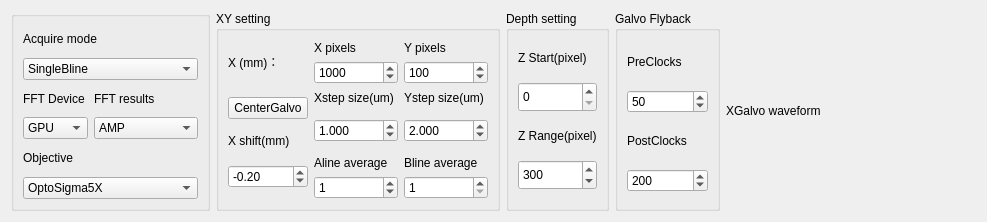
        <widget class="QWidget" name="FOVTab">
         <attribute name="title">
          <string>FOV</string>
         </attribute>
         <layout class="QHBoxLayout" name="horizontalLayout_2">
          <item>
           <widget class="QGroupBox" name="AcquireModeBox">
            <property name="maximumSize">
             <size>
              <width>400</width>
              <height>400</height>
             </size>
            </property>
            <property name="title">
             <string/>
            </property>
            <layout class="QGridLayout" name="gridLayout_3">
             <item row="0" column="0" colspan="2">
              <widget class="QLabel" name="ACQModeLabel">
               <property name="text">
                <string>Acquire mode</string>
               </property>
              </widget>
             </item>
             <item row="1" column="0" colspan="2">
              <widget class="QComboBox" name="ACQMode">
               <item>
                <property name="text">
                 <string>SingleBline</string>
                </property>
               </item>
               <item>
                <property name="text">
                 <string>RptBline</string>
                </property>
               </item>
               <item>
                <property name="text">
                 <string>SingleAline</string>
                </property>
               </item>
               <item>
                <property name="text">
                 <string>RptAline</string>
                </property>
               </item>
               <item>
                <property name="text">
                 <string>SingleCscan</string>
                </property>
               </item>
               <item>
                <property name="text">
                 <string>SurfScan</string>
                </property>
               </item>
               <item>
                <property name="text">
                 <string>SurfScan+Slice</string>
                </property>
               </item>
               <item>
                <property name="text">
                 <string>SingleSlice</string>
                </property>
               </item>
               <item>
                <property name="text">
                 <string>RptSlice</string>
                </property>
               </item>
              </widget>
             </item>
             <item row="2" column="0">
              <widget class="QLabel" name="FFTDeviceLabel">
               <property name="text">
                <string>FFT Device</string>
               </property>
              </widget>
             </item>
             <item row="2" column="1">
              <widget class="QLabel" name="FFTResultsLabel">
               <property name="text">
                <string>FFT results</string>
               </property>
              </widget>
             </item>
             <item row="3" column="0">
              <widget class="QComboBox" name="FFTDevice">
               <item>
                <property name="text">
                 <string>GPU</string>
                </property>
               </item>
               <item>
                <property name="text">
                 <string>CPU</string>
                </property>
               </item>
               <item>
                <property name="text">
                 <string>Alazar</string>
                </property>
               </item>
               <item>
                <property name="text">
                 <string>None</string>
                </property>
               </item>
              </widget>
             </item>
             <item row="3" column="1">
              <widget class="QComboBox" name="FFTresults">
               <item>
                <property name="text">
                 <string>AMP</string>
                </property>
               </item>
               <item>
                <property name="text">
                 <string>AMP+PHASE</string>
                </property>
               </item>
              </widget>
             </item>
             <item row="4" column="0" colspan="2">
              <widget class="QLabel" name="ObjectiveLabel">
               <property name="text">
                <string>Objective</string>
               </property>
              </widget>
             </item>
             <item row="5" column="0" colspan="2">
              <widget class="QComboBox" name="Objective">
               <item>
                <property name="text">
                 <string>OptoSigma5X</string>
                </property>
               </item>
               <item>
                <property name="text">
                 <string>OptoSigma10X</string>
                </property>
               </item>
               <item>
                <property name="text">
                 <string>OptoSigma20X</string>
                </property>
               </item>
              </widget>
             </item>
            </layout>
           </widget>
          </item>
          <item>
           <widget class="QGroupBox" name="groupBox">
            <property name="maximumSize">
             <size>
              <width>600</width>
              <height>400</height>
             </size>
            </property>
            <property name="title">
             <string>XY setting</string>
            </property>
            <layout class="QGridLayout" name="gridLayout_12">
             <item row="2" column="0" rowspan="2">
              <widget class="QPushButton" name="CenterGalvo">
               <property name="autoFillBackground">
                <bool>false</bool>
               </property>
               <property name="text">
                <string>CenterGalvo</string>
               </property>
               <property name="checkable">
                <bool>false</bool>
               </property>
              </widget>
             </item>
             <item row="6" column="2">
              <widget class="QSpinBox" name="BlineAVG">
               <property name="whatsThis">
                <string extracomment="bline average"/>
               </property>
               <property name="minimum">
                <number>1</number>
               </property>
               <property name="maximum">
                <number>10000</number>
               </property>
              </widget>
             </item>
             <item row="5" column="2">
              <widget class="QLabel" name="BlineAvgLabel">
               <property name="text">
                <string>Bline average</string>
               </property>
              </widget>
             </item>
             <item row="1" column="1">
              <widget class="QSpinBox" name="Xsteps">
               <property name="wrapping">
                <bool>false</bool>
               </property>
               <property name="minimum">
                <number>1</number>
               </property>
               <property name="maximum">
                <number>100000</number>
               </property>
               <property name="singleStep">
                <number>100</number>
               </property>
               <property name="value">
                <number>1000</number>
               </property>
              </widget>
             </item>
             <item row="1" column="2">
              <widget class="QSpinBox" name="Ysteps">
               <property name="wrapping">
                <bool>false</bool>
               </property>
               <property name="minimum">
                <number>1</number>
               </property>
               <property name="maximum">
                <number>100000</number>
               </property>
               <property name="value">
                <number>100</number>
               </property>
              </widget>
             </item>
             <item row="6" column="1">
              <widget class="QSpinBox" name="AlineAVG">
               <property name="maximum">
                <number>10000</number>
               </property>
               <property name="value">
                <number>1</number>
               </property>
              </widget>
             </item>
             <item row="3" column="2" rowspan="2">
              <widget class="QDoubleSpinBox" name="YStepSize">
               <property name="decimals">
                <number>3</number>
               </property>
               <property name="minimum">
                <double>0.000000000000000</double>
               </property>
               <property name="maximum">
                <double>10000.000000000000000</double>
               </property>
               <property name="value">
                <double>2.000000000000000</double>
               </property>
              </widget>
             </item>
             <item row="4" column="0">
              <widget class="QLabel" name="XBiasLabel">
               <property name="text">
                <string>X shift(mm)</string>
               </property>
              </widget>
             </item>
             <item row="0" column="0" rowspan="2">
              <widget class="QLabel" name="XrangeLabel">
               <property name="maximumSize">
                <size>
                 <width>16777215</width>
                 <height>30</height>
                </size>
               </property>
               <property name="text">
                <string>X (mm)：</string>
               </property>
              </widget>
             </item>
             <item row="2" column="2">
              <widget class="QLabel" name="YStepsizeLabel">
               <property name="text">
                <string>Ystep size(um)</string>
               </property>
              </widget>
             </item>
             <item row="5" column="0" rowspan="2">
              <widget class="QDoubleSpinBox" name="XBias">
               <property name="minimum">
                <double>-100.000000000000000</double>
               </property>
               <property name="singleStep">
                <double>0.100000000000000</double>
               </property>
               <property name="value">
                <double>-0.200000000000000</double>
               </property>
              </widget>
             </item>
             <item row="0" column="1">
              <widget class="QLabel" name="XstepsLabel">
               <property name="text">
                <string>X pixels</string>
               </property>
              </widget>
             </item>
             <item row="2" column="1">
              <widget class="QLabel" name="XStepsizeLabel">
               <property name="text">
                <string>Xstep size(um)</string>
               </property>
              </widget>
             </item>
             <item row="5" column="1">
              <widget class="QLabel" name="AlineAvgLabel">
               <property name="text">
                <string>Aline average</string>
               </property>
              </widget>
             </item>
             <item row="0" column="2">
              <widget class="QLabel" name="YstepsLabel">
               <property name="text">
                <string>Y pixels</string>
               </property>
              </widget>
             </item>
             <item row="3" column="1" rowspan="2">
              <widget class="QDoubleSpinBox" name="XStepSize">
               <property name="decimals">
                <number>3</number>
               </property>
               <property name="minimum">
                <double>0.000000000000000</double>
               </property>
               <property name="maximum">
                <double>10000.000000000000000</double>
               </property>
               <property name="value">
                <double>1.000000000000000</double>
               </property>
              </widget>
             </item>
            </layout>
           </widget>
          </item>
          <item>
           <widget class="QGroupBox" name="DepthBox">
            <property name="maximumSize">
             <size>
              <width>300</width>
              <height>400</height>
             </size>
            </property>
            <property name="title">
             <string>Depth setting</string>
            </property>
            <layout class="QGridLayout" name="gridLayout_4">
             <item row="0" column="0">
              <widget class="QLabel" name="DepthStartLabel">
               <property name="maximumSize">
                <size>
                 <width>150</width>
                 <height>20</height>
                </size>
               </property>
               <property name="text">
                <string>Z Start(pixel)</string>
               </property>
              </widget>
             </item>
             <item row="1" column="0">
              <widget class="QSpinBox" name="DepthStart">
               <property name="maximumSize">
                <size>
                 <width>150</width>
                 <height>30</height>
                </size>
               </property>
               <property name="minimum">
                <number>0</number>
               </property>
               <property name="maximum">
                <number>10000</number>
               </property>
              </widget>
             </item>
             <item row="2" column="0">
              <widget class="QLabel" name="DepthRangeLabel">
               <property name="maximumSize">
                <size>
                 <width>150</width>
                 <height>20</height>
                </size>
               </property>
               <property name="text">
                <string>Z Range(pixel)</string>
               </property>
              </widget>
             </item>
             <item row="3" column="0">
              <widget class="QSpinBox" name="DepthRange">
               <property name="maximumSize">
                <size>
                 <width>150</width>
                 <height>30</height>
                </size>
               </property>
               <property name="whatsThis">
                <string extracomment="bline average"/>
               </property>
               <property name="minimum">
                <number>0</number>
               </property>
               <property name="maximum">
                <number>10000</number>
               </property>
               <property name="value">
                <number>300</number>
               </property>
              </widget>
             </item>
            </layout>
           </widget>
          </item>
          <item>
           <widget class="QGroupBox" name="FlybackBox">
            <property name="maximumSize">
             <size>
              <width>300</width>
              <height>600</height>
             </size>
            </property>
            <property name="title">
             <string>Galvo Flyback</string>
            </property>
            <layout class="QVBoxLayout" name="verticalLayout_13">
             <item>
              <widget class="QLabel" name="PreclockLabel">
               <property name="maximumSize">
                <size>
                 <width>16777215</width>
                 <height>30</height>
                </size>
               </property>
               <property name="text">
                <string>PreClocks</string>
               </property>
              </widget>
             </item>
             <item>
              <widget class="QSpinBox" name="PreClock">
               <property name="maximum">
                <number>10000</number>
               </property>
               <property name="value">
                <number>50</number>
               </property>
              </widget>
             </item>
             <item>
              <widget class="QLabel" name="PostClockLabel">
               <property name="maximumSize">
                <size>
                 <width>16777215</width>
                 <height>30</height>
                </size>
               </property>
               <property name="text">
                <string>PostClocks</string>
               </property>
              </widget>
             </item>
             <item>
              <widget class="QSpinBox" name="PostClock">
               <property name="maximum">
                <number>10000</number>
               </property>
               <property name="value">
                <number>200</number>
               </property>
              </widget>
             </item>
            </layout>
           </widget>
          </item>
          <item>
           <widget class="QLabel" name="XwaveformLabel">
            <property name="minimumSize">
             <size>
              <width>250</width>
              <height>200</height>
             </size>
            </property>
            <property name="maximumSize">
             <size>
              <width>400</width>
              <height>400</height>
             </size>
            </property>
            <property name="text">
             <string>XGalvo waveform</string>
            </property>
            <property name="scaledContents">
             <bool>true</bool>
            </property>
           </widget>
          </item>
         </layout>
        </widget>
